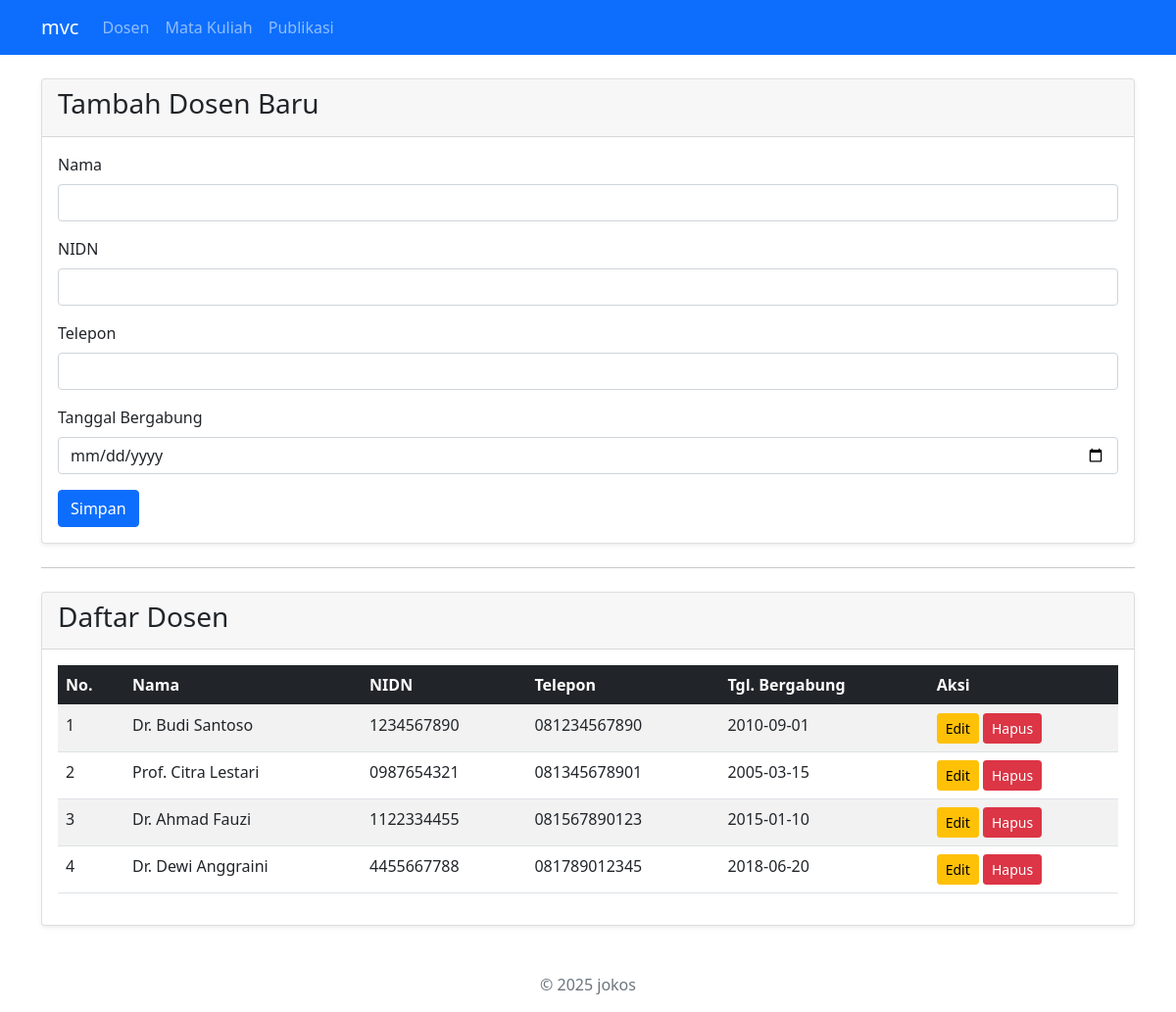
Page /Project/index.php?controller=lecturer on the committed database.
### tables this page shows
CREATE TABLE lecturers (
    id INT AUTO_INCREMENT PRIMARY KEY,
    name VARCHAR(255) NOT NULL,
    nidn VARCHAR(20) NOT NULL UNIQUE,
    phone VARCHAR(20) NULL,
    join_date DATE NULL
);

### Project/config/connection.php (called while the page is built, shortened)
<?php
class Config
{
    public static $db_host = "localhost";
    public static $db_name = "tp_mvc25";
    public static function getDSN()
    {
        return "mysql:host=" . self::$db_host . ";dbname=" . self::$db_name;
    }
}
?>

### Project/models/Model.php (called while the page is built, shortened)
<?php
require_once 'config/connection.php';
class Model
{
    protected $db;
    protected $stmt;
    public function __construct()
    {
        try {
            $dsn = Config::getDSN();
            $this->db = new PDO(
                $dsn,
                Config::$db_user,
                Config::$db_pass
            );
            $this->db->setAttribute(PDO::ATTR_ERRMODE, PDO::ERRMODE_EXCEPTION);
        } catch (PDOException $e) {
            die("Koneksi database gagal: " . $e->getMessage());
        }
    }
    public function execute($query, $params = [])
    {
        try {
            $this->stmt = $this->db->prepare($query);
            $this->stmt->execute($params);
            return $this->stmt;
        } catch (PDOException $e) {
            die("Query gagal: " . $e->getMessage());
        }
    }
    public function fetchAll()
    {
        return $this->stmt->fetchAll(PDO::FETCH_ASSOC);
    }
}
?>

### Project/controllers/LecturerController.php (called while the page is built, shortened)
<?php
require_once 'config/connection.php';
require_once 'models/Lecturer.php';
class LecturerController
{
    private $lecturer;
    function __construct()
    {
        $this->lecturer = new Lecturer();
    }
    public function index()
    {
        $data_to_edit = null;
        $this->lecturer->getLecturer();
        $data_list = $this->lecturer->fetchAll();
        include 'views/layout/header.php';
        include 'views/lecturer.php';
        include 'views/layout/footer.php';
    }
}
?>

### Project/models/Lecturer.php (called while the page is built, shortened)
<?php
require_once 'Model.php';
class Lecturer extends Model
{
    function getLecturer()
    {
        $query = "SELECT * FROM Lecturers";
        return $this->execute($query);
    }
}
?>

### Project/views/lecturer.php (the view, shortened to what this page needs)
<?php
$isEditMode = isset($data_to_edit);
$formAction = $isEditMode ? 'index.php?controller=lecturer&action=update' : 'index.php?controller=lecturer&action=store';
?>
<div class="card shadow-sm">
    <div class="card-header">
        <h3 class="card-title"><?php echo $isEditMode ? 'Edit Data Dosen' : 'Tambah Dosen Baru'; ?></h3>
    </div>
    <div class="card-body">
        <form action="<?php echo $formAction; ?>" method="POST">
            <div class="mb-3">
                <label for="name" class="form-label">Nama</label>
                <input type="text" class="form-control" id="name" name="name" value="<?php echo $isEditMode ? htmlspecialchars($data_to_edit['name']) : ''; ?>" required>
            </div>
            <div class="mb-3">
                <label for="nidn" class="form-label">NIDN</label>
                <input type="text" class="form-control" id="nidn" name="nidn" value="<?php echo $isEditMode ? htmlspecialchars($data_to_edit['nidn']) : ''; ?>" required>
            </div>
            <div class="mb-3">
                <label for="phone" class="form-label">Telepon</label>
                <input type="text" class="form-control" id="phone" name="phone" value="<?php echo $isEditMode ? htmlspecialchars($data_to_edit['phone']) : ''; ?>">
            </div>
            <div class="mb-3">
                <label for="join_date" class="form-label">Tanggal Bergabung</label>
                <input type="date" class="form-control" id="join_date" name="join_date" value="<?php echo $isEditMode ? htmlspecialchars($data_to_edit['join_date']) : ''; ?>">
            </div>
            <button type="submit" class="btn btn-primary"><?php echo $isEditMode ? 'Update' : 'Simpan'; ?></button>
        </form>
    </div>
</div>
<hr class="my-4">
<div class="card shadow-sm">
    <div class="card-header">
        <h3 class="card-title">Daftar Dosen</h3>
    </div>
    <div class="card-body table-responsive">
        <table class="table table-striped table-hover">
            <thead class="table-dark">
                <tr>
                    <th>No.</th>
                    <th>Nama</th>
                    <th>NIDN</th>
                    <th>Telepon</th>
                    <th>Tgl. Bergabung</th>
                    <th>Aksi</th>
                </tr>
            </thead>
            <tbody>
                <?php
                $no = 1;
                foreach ($data_list as $row): ?>
                <tr>
                    <td><?php echo $no++; ?></td>
                    <td><?php echo htmlspecialchars($row['name']); ?></td>
                    <td><?php echo htmlspecialchars($row['nidn']); ?></td>
                    <td><?php echo htmlspecialchars($row['phone']); ?></td>
                    <td><?php echo htmlspecialchars($row['join_date']); ?></td>
                    <td>
                        <a href="index.php?controller=lecturer&edit_id=<?php echo $row['id']; ?>" class="btn btn-warning btn-sm">Edit</a>
                        <a href="index.php?controller=lecturer&action=delete&id=<?php echo $row['id']; ?>"
                           onclick="return confirm('Apakah Anda yakin ingin menghapus data ini?');"
                           class="btn btn-danger btn-sm">Hapus</a>
                    </td>
                </tr>
                <?php endforeach; ?>
            </tbody>
        </table>
    </div>
</div>

### Project/index.php (shortened to what this page needs)
<?php
require_once 'config/connection.php';
$controllerName = $_GET['controller'] ?? 'home';
$actionName = $_GET['action'] ?? 'index';
$controllerFile = 'controllers/' . ucfirst($controllerName) . 'Controller.php';
$controllerClass = ucfirst($controllerName) . 'Controller';
if (file_exists($controllerFile)) {
    if (class_exists($controllerClass)) {
        $controller = new $controllerClass();
        if (method_exists($controller, $actionName)) {
            $id = $_GET['id'] ?? null;
            $data = $_POST;
            if ($actionName == 'store' || $actionName == 'update') {
                $controller->$actionName($data);
            } else if ($actionName == 'delete') {
                $controller->$actionName($id);
            } else {
                $controller->index();
            }
        } else {
            die("Error: Action '$actionName' not found in class '$controllerClass'.");
        }
    } else {
        die("Error: Class '$controllerClass' not found in file '$controllerFile'.");
    }
} else {
    die("Error: Controller file '$controllerFile' not found.");
}
?>

### Project/views/layout/header.php (shortened to what this page needs)
<!DOCTYPE html>
<html lang="en">
<head>
    <link rel="stylesheet" href="assets/bootstrap.min.css">
</head>
<body>
<?php include_once 'views/layout/nav.php'; ?>
<main class="container mt-4">

### Project/views/layout/nav.php (shortened to what this page needs)
<nav class="navbar navbar-expand-lg navbar-dark bg-primary mb-4">
    <div class="container">
        <a class="navbar-brand" href="index.php">mvc</a>
        <div class="collapse navbar-collapse" id="navbarNav">
            <ul class="navbar-nav">
                <li class="nav-item">
                    <a class="nav-link" href="index.php?controller=lecturer">Dosen</a>
                </li>
                <li class="nav-item">
                    <a class="nav-link" href="index.php?controller=course">Mata Kuliah</a>
                </li>
                <li class="nav-item">
                    <a class="nav-link" href="index.php?controller=publication">Publikasi</a>
                </li>
            </ul>
        </div>
    </div>
</nav>

### Project/views/layout/footer.php (shortened to what this page needs)
</main>
<footer class="container text-center mt-5 mb-3">
    <p class="text-muted">&copy; 2025 jokos</p>
</footer>
</body>
</html>

### rows in the picture
lecturers: name "Dr. Budi Santoso", nidn "1234567890", phone "081234567890", join_date "2010-09-01"
lecturers: name "Prof. Citra Lestari", nidn "0987654321", phone "081345678901", join_date "2005-03-15"
lecturers: name "Dr. Ahmad Fauzi", nidn "1122334455", phone "081567890123", join_date "2015-01-10"
lecturers: name "Dr. Dewi Anggraini", nidn "4455667788", phone "081789012345", join_date "2018-06-20"
